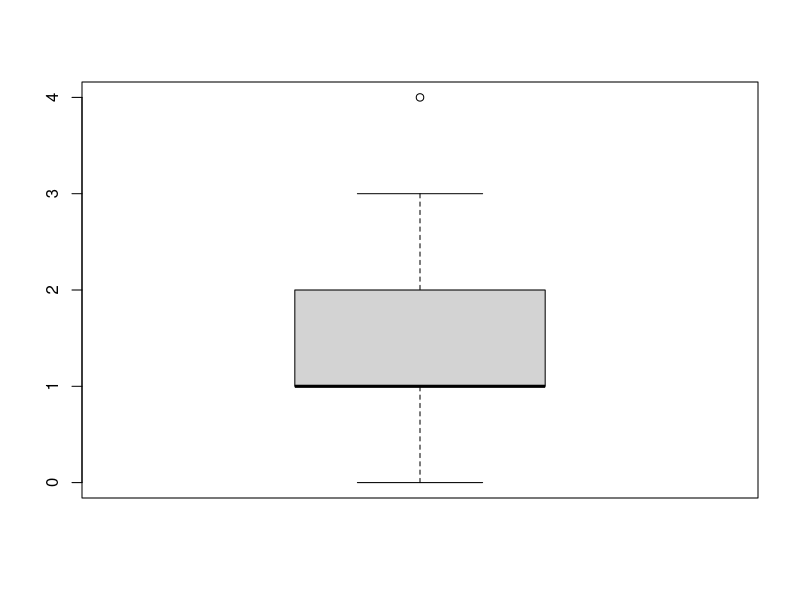

R code for this plot:
## ---- chunk 1

## ---- chunk 2
df <- read.csv('../data/CAREStudy.RaterDiffs.20May2021.csv')
## ---- chunk 3
summary(df$score_diff)
## ---- chunk 4
boxplot(df$score_diff)
